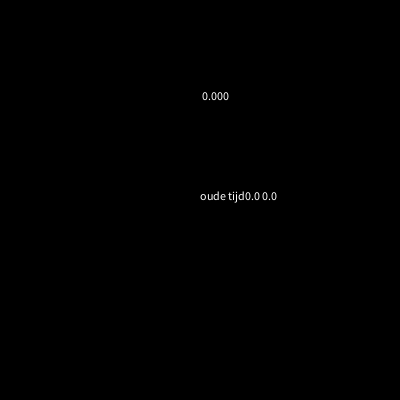
Frame 1 (no input)
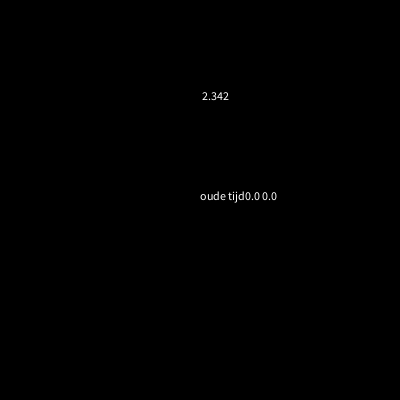
Frame 60 (the mouse pressed at the canvas centre just before this capture)
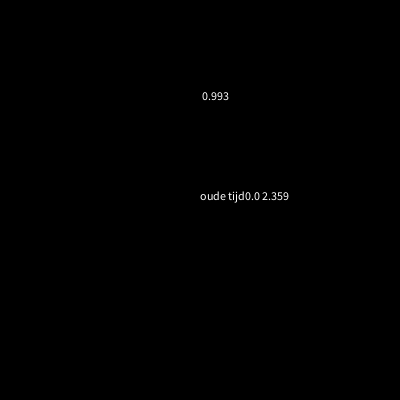
Frame 120 (the mouse held since frame 60 and released just before this capture)

The Processing sketch that drew these frames (run headless with seeded random() and noise(); from frame 60 on, the mouse is pressed at the canvas centre):

// Processing sketch: sketch_12_4_stopwatch
// ── sketch_12_4_stopwatch.pde
float tijd;
float min=00;
float oudmin = 00;
float sec=00;
float oudsec = 00;
float oudeTijd;
void setup(){
  size(400,400);
}

void draw(){
  background(0);
  text(sec,200,100);
  text("oude tijd"+ oudmin + " " + oudsec,200,200);
  oudsec = (oudeTijd)/1000;
  sec = (millis()- tijd)/1000;
  oudmin = round((oudeTijd)/60000);
  min = round((millis()- tijd)/60000);
}
void mousePressed(){
  oudeTijd=millis()-tijd;
  tijd=millis();
}
